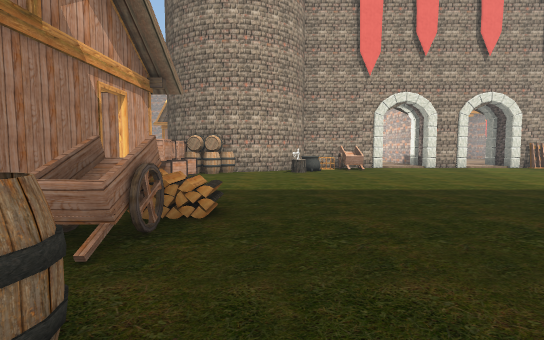
[1] (above)

19 first-person views from a walk through a 3-D level made in the Unity game engine. The camera is 1.5 m above the floor, tilts 4° down and sees 85° across. Doors are open. The floor is counted in squares, 2 m on a side. Each view is taken from the middle of a square. On the plan, view 1 faces up. The plan holds only what a view shows up to about 10 squares ahead; the rest is blank. The place goes on beyond the plan. The player character is not drawn. Some surface patterns are stand-ins.

[2]
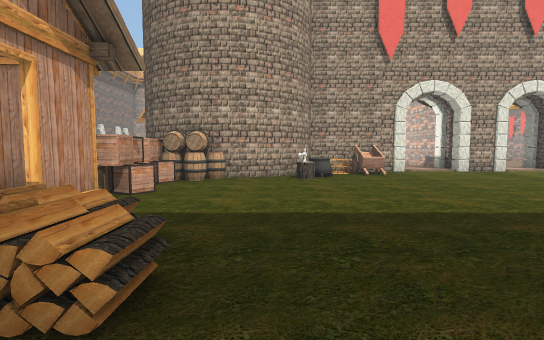

[3]
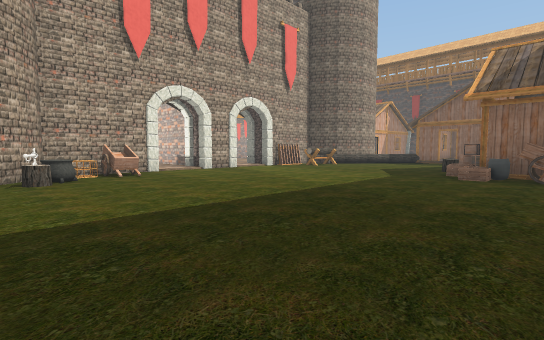

[4]
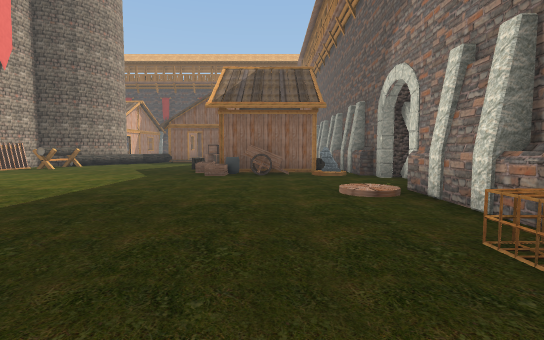

[5]
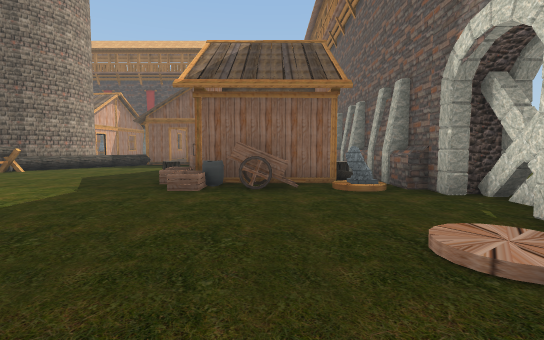

[6]
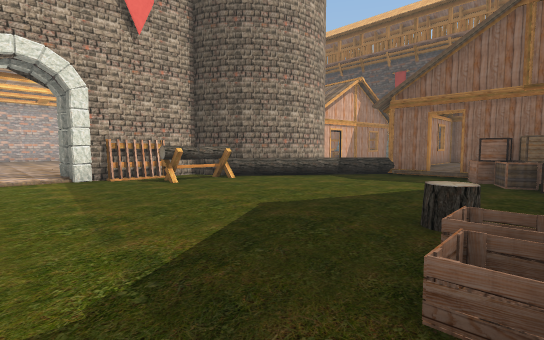

[7]
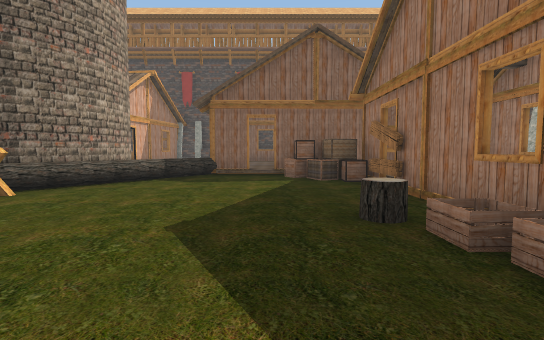

[8]
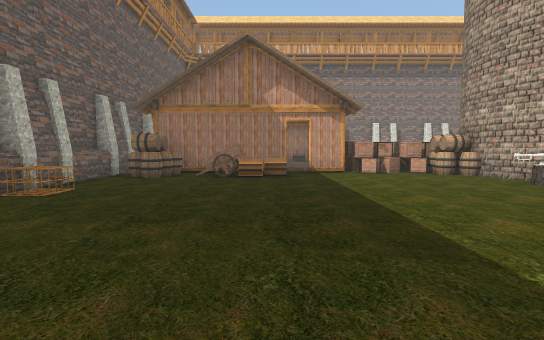

[9]
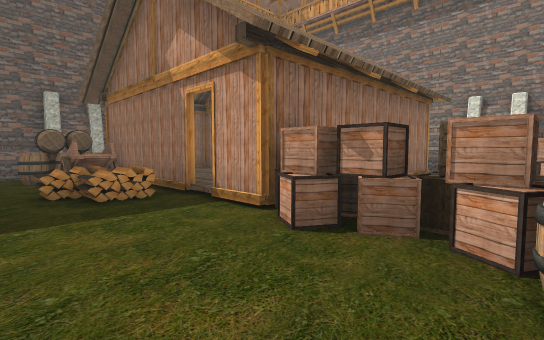

[10]
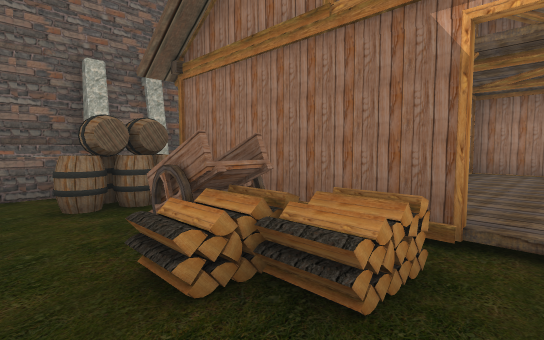

[11]
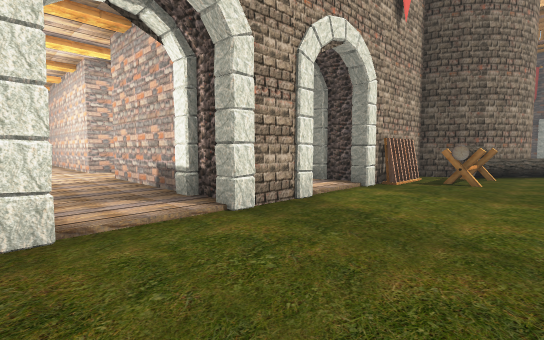

[12]
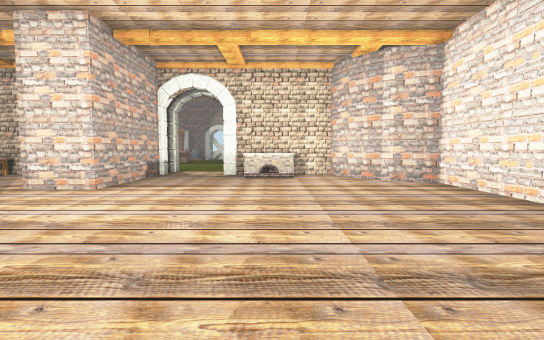

[13]
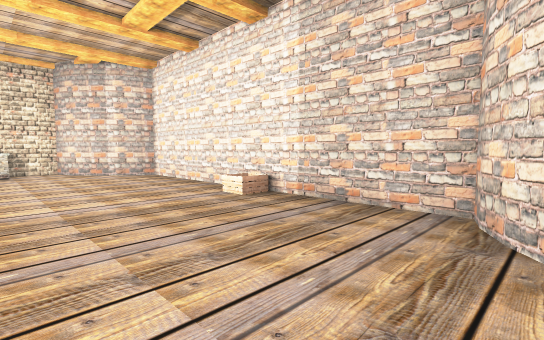

[14]
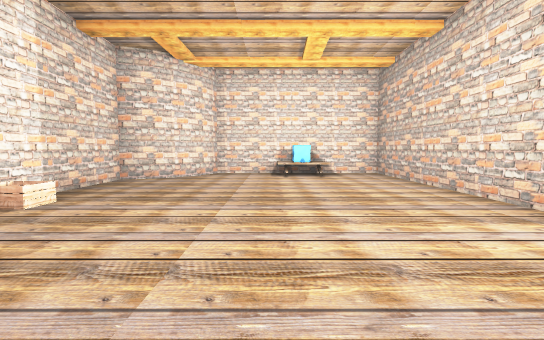

[15]
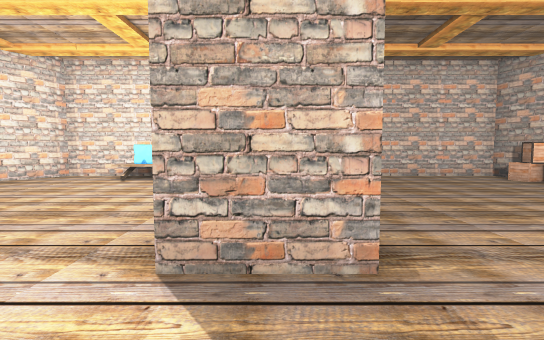

[16]
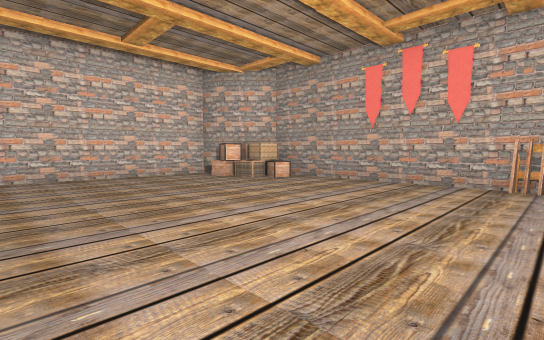

[17]
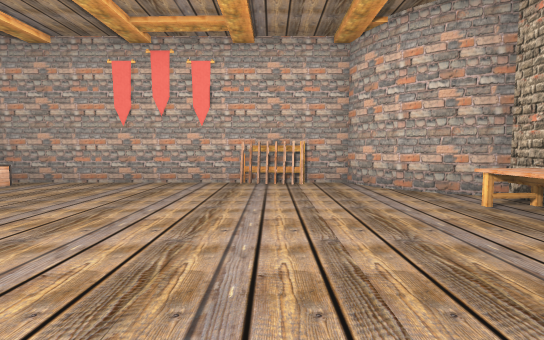

[18]
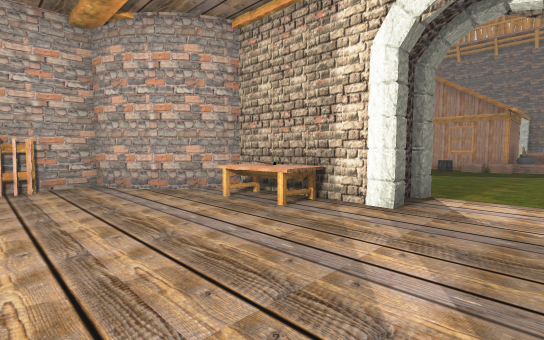

[19]
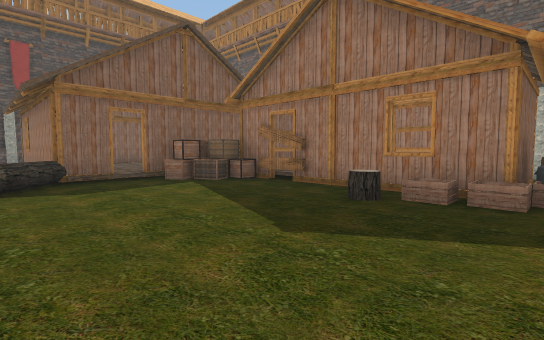

### Floor plan
Key: @ floor where view 1 was taken; # wall or solid block; . main floor; - floor 0.25 m lower than the main floor; / step, stairs or slope; ^ raised ledge; C cauldron; B barrel; A box; W wagon; H house; L column; R rack; P plank; T table; S shelf; O other object.
Columns run from 10 left of view 1 to 19 right of it. Each row starts with its distance up from view 1.
 26             ############
 25             ..S..#......O
 24          #O...S..#.....AA
 23          #.......#......A#
 22          #.......#.......#
 21          #.......#.......#
 20          OO......#.......#
 19          #.......#.......#
 18          #...............#
 17          #...............R
 16          #.......#.......#
 15          #O......#......O#
 14           OO.O...#...OTOO
 13            ###O..#..O###
 12            O##O//#//OR##
 11           OCOW-------OOOO  OO
 10  A      BBOOO-----------#OOO
  9  AA   ABB----------------^^
  8  A    AA------------------^#HH
  7        AA------------------H
  6 ^H HHH A-------------------H
  5  H     .-------------O----AA
  4  H     .OO---------OO----PAH
  3  HHHH  .WW---------OH   ..HH
  2        HW----------WH O   H
  1     H  HBB-----/----HOOHHHH
  0     HH HBB@-O--/---O-O   ##
 -1        ##########-O#####
 -2                 LL##

Positions as (right, up) in squares from view 1, and headings:
1: (0, 0), facing up
2: (0, 2), facing up
3: (0, 2), facing up-right
4: (0, 2), facing right
5: (3, 2), facing right
6: (8, 4), facing up-right
7: (8, 6), facing right
8: (7, 4), facing left
9: (0, 9), facing down-left
10: (0, 5), facing down-left
11: (4, 9), facing up-right
12: (3, 22), facing down
13: (3, 24), facing down-left
14: (3, 16), facing up
15: (7, 17), facing up
16: (8, 17), facing up-right
17: (8, 17), facing right
18: (8, 17), facing down-right
19: (9, 9), facing down-right
